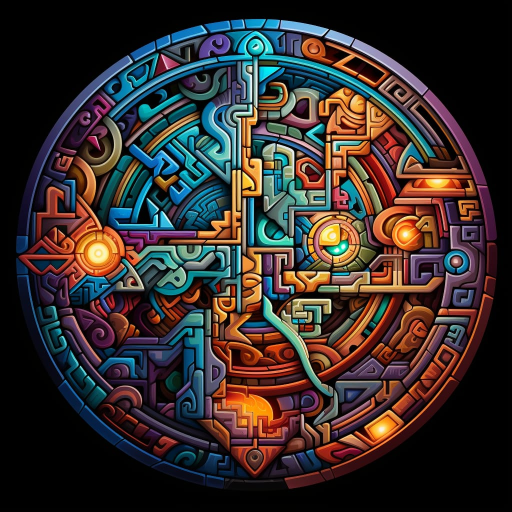
#> input picture DecentralizedArtGallery/test-images/img1.jpeg, 1024 x 1024 px (shown at 1/2 size); its folder holds only this picture in this run
$ python -i check_originality.py   (imports and definitions only)
#> lines starting #> are read from the running program, lines starting #| are printed output that depends on the picture
'''This script checks for originality of the image uploaded by user'''
import cv2 # import opencv module to work with image matching
import os # import os module to work with commands related to operating system

def images_similar(sus_img_name, image):
    '''function that takes two images and compares both of the images to check for potential similarity between them'''
    dim = (640, 480)
    sus_img = cv2.imread(sus_img_name) # open the suspicious image
    sus_img = cv2.resize(sus_img, dim, interpolation = cv2.INTER_AREA) # resize the image to smaller size

    img = cv2.imread(image) # open the image to compare with
    img = cv2.resize(img, dim, interpolation = cv2.INTER_AREA) # resize the image to a smaller size

    # convert the images to grayscale for faster comparision
    sus_img_gray = cv2.cvtColor(sus_img, cv2.COLOR_BGR2GRAY)
    img_gray = cv2.cvtColor(img, cv2.COLOR_BGR2GRAY)

    # compare both of the images
    matched_template = cv2.matchTemplate(sus_img_gray, img_gray, cv2.TM_CCOEFF_NORMED)

    # get the probability of how similar the images are
    min_val, max_val, min_loc, max_loc = cv2.minMaxLoc(matched_template)

    # if images are similar then tag the image as duplicate
    if max_val >= 0.95: # this 0.95 is the threshold value to check for similar images (calculated after many trials)
        return True
    else:
        return False

def is_original(sus_image):
    '''this function calls the above function "images_similar" recursively on all of the files in the database and checks if the suspicious image is original'''

    similar_found = False # flag to check if any similar image was found
    images_db = os.listdir("static/nft_gallery") # list all images in database
    for img in images_db:
        if images_similar(sus_image, "static/nft_gallery/"+img): # call the function 'images_similar'
            similar_found = True # if image was similar set the flag similar_found to True
            break
    if similar_found:
        return False # if similar_found flag was True return False because image is not original
    else:
        return True # else return True since image is original

>>> import cv2
>>> picture = cv2.imread('test-images/img1.jpeg', cv2.IMREAD_GRAYSCALE)
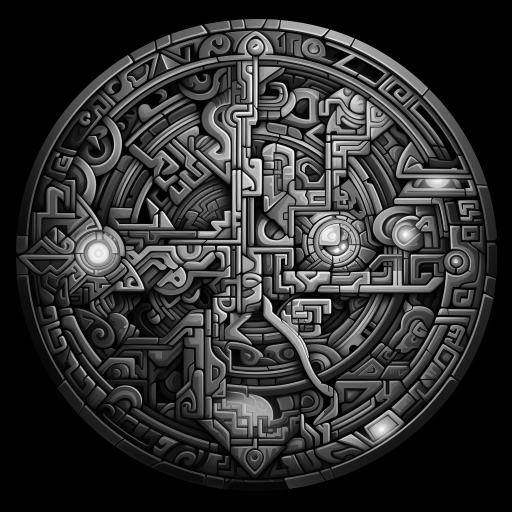
#> picture: shape (1024, 1024) (shown at 1/2 size); min 0, max 255, mean 48.6
#> (the run stopped early here; a loop or call above may not have finished)

$ run again, on DecentralizedArtGallery/test-images/img2.jpeg
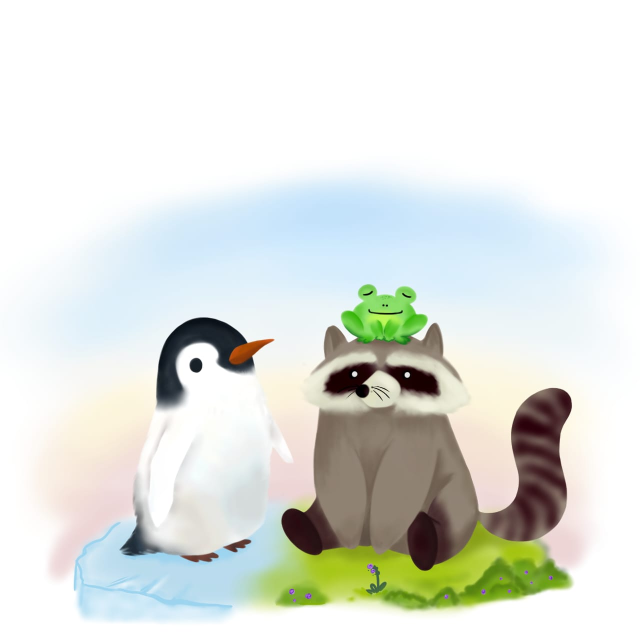
#> input picture DecentralizedArtGallery/test-images/img2.jpeg, 1280 x 1280 px (shown at 1/2 size)
#> `picture = cv2.imread('test-images/img1.jpeg', cv2.IMREAD_GRAYSCALE)`:
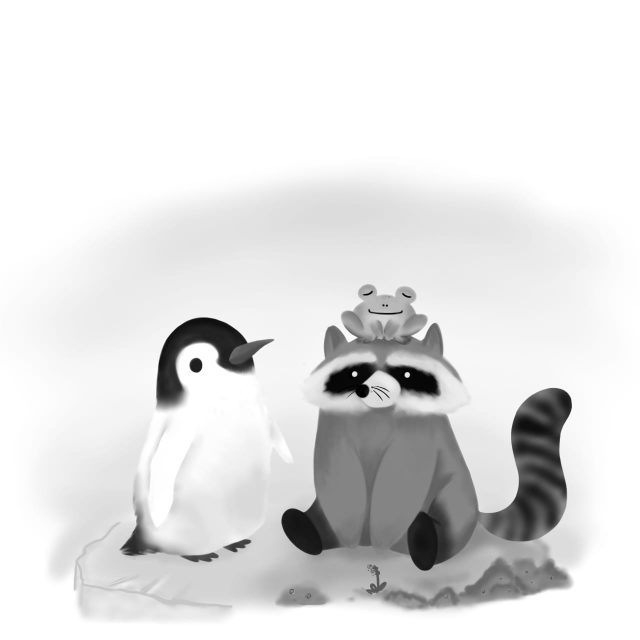
#> picture: shape (1280, 1280) (shown at 1/2 size); min 0, max 255, mean 225.4

$ run again, on DecentralizedArtGallery/test-images/img3.jpeg
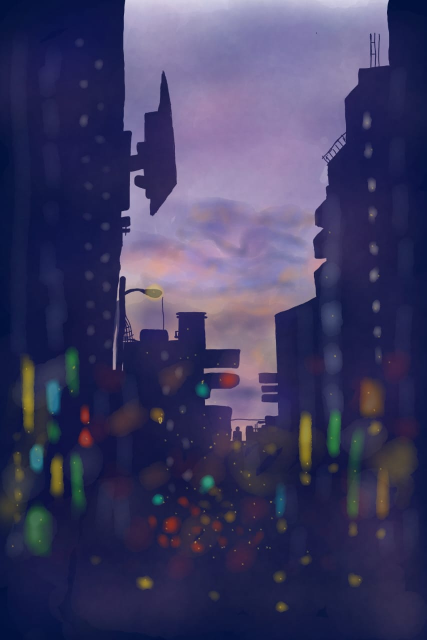
#> input picture DecentralizedArtGallery/test-images/img3.jpeg, 853 x 1280 px (shown at 1/2 size)
#> `picture = cv2.imread('test-images/img1.jpeg', cv2.IMREAD_GRAYSCALE)`:
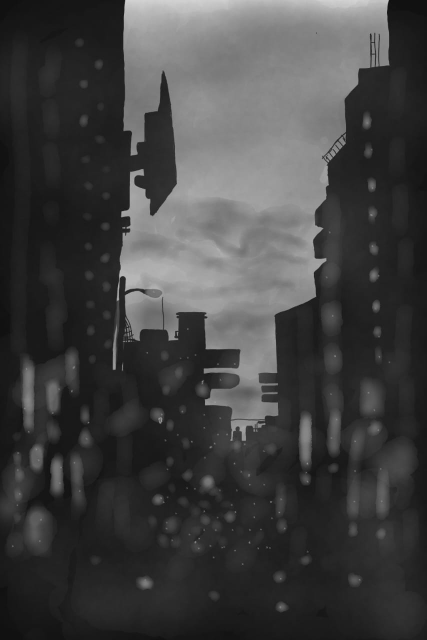
#> picture: shape (1280, 853) (shown at 1/2 size); min 8, max 213, mean 65.4

$ run again, on DecentralizedArtGallery/test-images/img4.jpeg
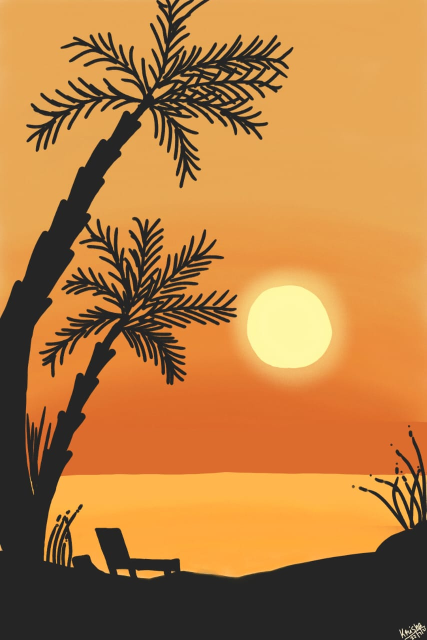
#> input picture DecentralizedArtGallery/test-images/img4.jpeg, 853 x 1280 px (shown at 1/2 size)
#> `picture = cv2.imread('test-images/img1.jpeg', cv2.IMREAD_GRAYSCALE)`:
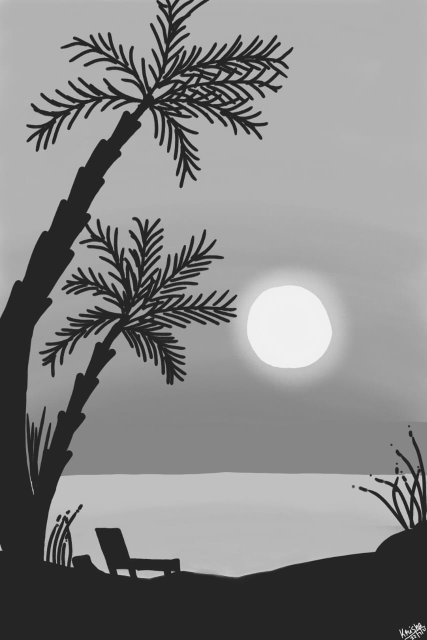
#> picture: shape (1280, 853) (shown at 1/2 size); min 12, max 255, mean 133.7
